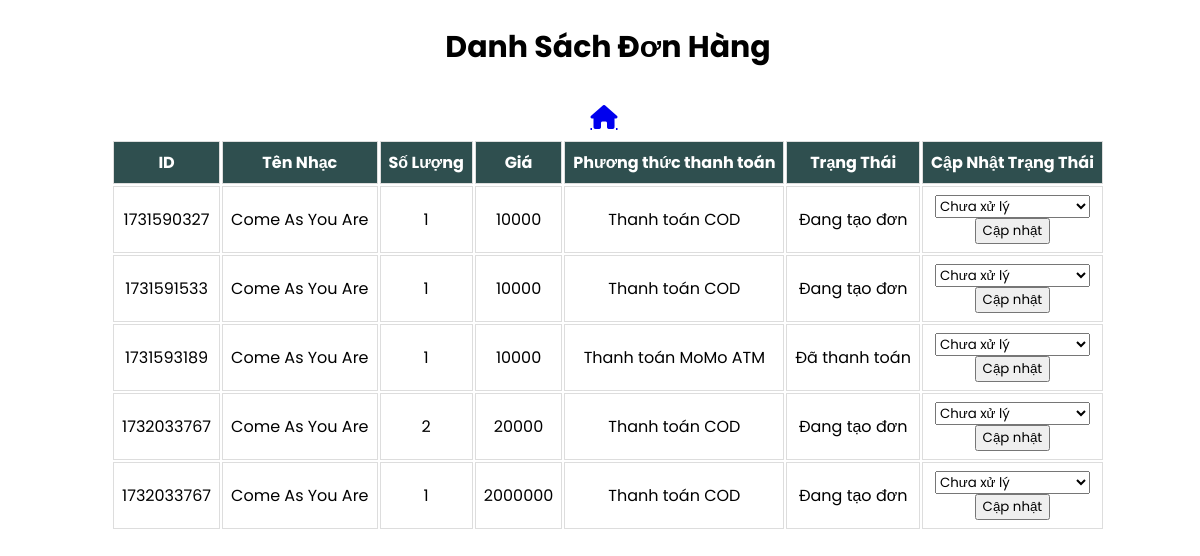
The page /admin/chucnang/donhang.php on the database its author committed.
### tables this page shows
CREATE TABLE `don_hang` (
  `id` int(11) NOT NULL,
  `order_id` int(11) DEFAULT NULL,
  `hoten` varchar(255) DEFAULT NULL,
  `email` varchar(255) DEFAULT NULL,
  `sdt` varchar(15) DEFAULT NULL,
  `birth` date DEFAULT NULL,
  `diachi` varchar(255) DEFAULT NULL,
  `loai` varchar(50) DEFAULT '''đĩa CD''',
  `ten_nhac` varchar(255) DEFAULT NULL,
  `so_luong` int(11) DEFAULT NULL,
  `gia` int(11) DEFAULT NULL,
  `paytype` varchar(255) DEFAULT NULL,
  `trang_thai` varchar(50) DEFAULT 'Chưa xử lý'
);

### admin/chucnang/donhang.php (the view, shortened to what this page needs)
<?php
    $conn = new mysqli('localhost', 'root', '', 'dsthanhvien');
    ?>
<!DOCTYPE html>
<html lang="vi">
<head>
    <link rel="stylesheet" href="chitiet.css">
    <link rel="stylesheet" href="https://cdnjs.cloudflare.com/ajax/libs/font-awesome/6.0.0-beta3/css/all.min.css">
</head>
<body>
    <div class="orders">
        <div class="h1">
            <h2>Danh Sách Đơn Hàng</h2>
            <a href="../admin.php" class="home-button">
                <i class="fas fa-home"></i>
            </a>
        </div>
        <table>
            <thead>
                <tr>
                    <th>ID</th>
                    <th>Tên Nhạc</th>
                    <th>Số Lượng</th>
                    <th>Giá</th>
                    <th>Phương thức thanh toán</th>
                    <th>Trạng Thái</th>
                    <th>Cập Nhật Trạng Thái</th>
                </tr>
            </thead>
            <tbody>
                <?php
                $sql = "SELECT order_id, ten_nhac, so_luong, gia, paytype, trang_thai FROM don_hang";
                $orders = $conn->query($sql);
                if ($orders->num_rows > 0) {
                    while ($row = $orders->fetch_assoc()) {
                        $order_id = htmlspecialchars($row['order_id']);
                        $ten_nhac = htmlspecialchars($row['ten_nhac']);
                        $so_luong = htmlspecialchars($row['so_luong']);
                        $gia = htmlspecialchars($row['gia']);
                        $paytype = htmlspecialchars($row['paytype']);
                        $trang_thai = htmlspecialchars($row['trang_thai']);
                        echo "<tr>
                                <td>$order_id</td>
                                <td>$ten_nhac</td>
                                <td>$so_luong</td>
                                <td>$gia</td>
                                <td>$paytype</td>
                                <td>$trang_thai</td>
                                <td>
                                    <form action='donhang.php' method='POST'>
                                        <input type='hidden' name='order_id' value='$order_id'>
                                        <select name='new_status'>
                                            <option value='Chưa xử lý'>Chưa xử lý</option>
                                            <option value='Đang tạo đơn'>Đang tạo đơn</option>
                                            <option value='Đang vận chuyển'>Đang vận chuyển</option>
                                            <option value='Đã giao thành công'>Đã giao thành công</option>
                                            <option value='Đã hủy'>Đã hủy</option>
                                        </select>
                                        <button type='submit' name='update_status'>Cập nhật</button>
                                    </form>
                                </td>
                              </tr>";
                    }
                } else {
                    echo "<tr><td colspan='6'>Không có đơn hàng nào.</td></tr>";
                }
                ?>
            </tbody>
        </table>
    </div>
</body>
</html>

### admin/chucnang/chitiet.css (style rules this page uses)
* { font-family: "Poppins", sans-serif; }
body { position: relative; display: flexbox; justify-content: center; text-align: center; }
table { margin: auto; }
.orders, .lienhe table { margin: auto; border-collapse:collapse; width: 1200px; }
.h1 h2 { font-size: 30px; }
.orders th, .orders td, .lienhe th, .lienhe td { text-align: center; padding: 8px; border: 1px solid #ddd; }
.orders table th { background: darkslategray; color : white }
.orders table tr { border-bottom: 1px solid #ddd; }
.orders select, .orders button { margin: 0 auto; display: block; }
.home-button { display: inline-flex; align-items: center; transition: background-color 0.3s; padding : 10px; }
.home-button i { font-size: 24px; margin-right: 8px; }

### rows shown on the page
don_hang: order "1731590327", ten_nhac "Come As You Are", so_luong "1", gia "10000", paytype "Thanh toán COD", trang_thai "Đang tạo đơn"
don_hang: order "1731591533", ten_nhac "Come As You Are", so_luong "1", gia "10000", paytype "Thanh toán COD", trang_thai "Đang tạo đơn"
don_hang: order "1731593189", ten_nhac "Come As You Are", so_luong "1", gia "10000", paytype "Thanh toán MoMo ATM", trang_thai "Đã thanh toán"
don_hang: order "1732033767", ten_nhac "Come As You Are", so_luong "2", gia "20000", paytype "Thanh toán COD", trang_thai "Đang tạo đơn"
don_hang: order "1732033767", ten_nhac "Come As You Are", so_luong "1", gia "2000000", paytype "Thanh toán COD", trang_thai "Đang tạo đơn"
